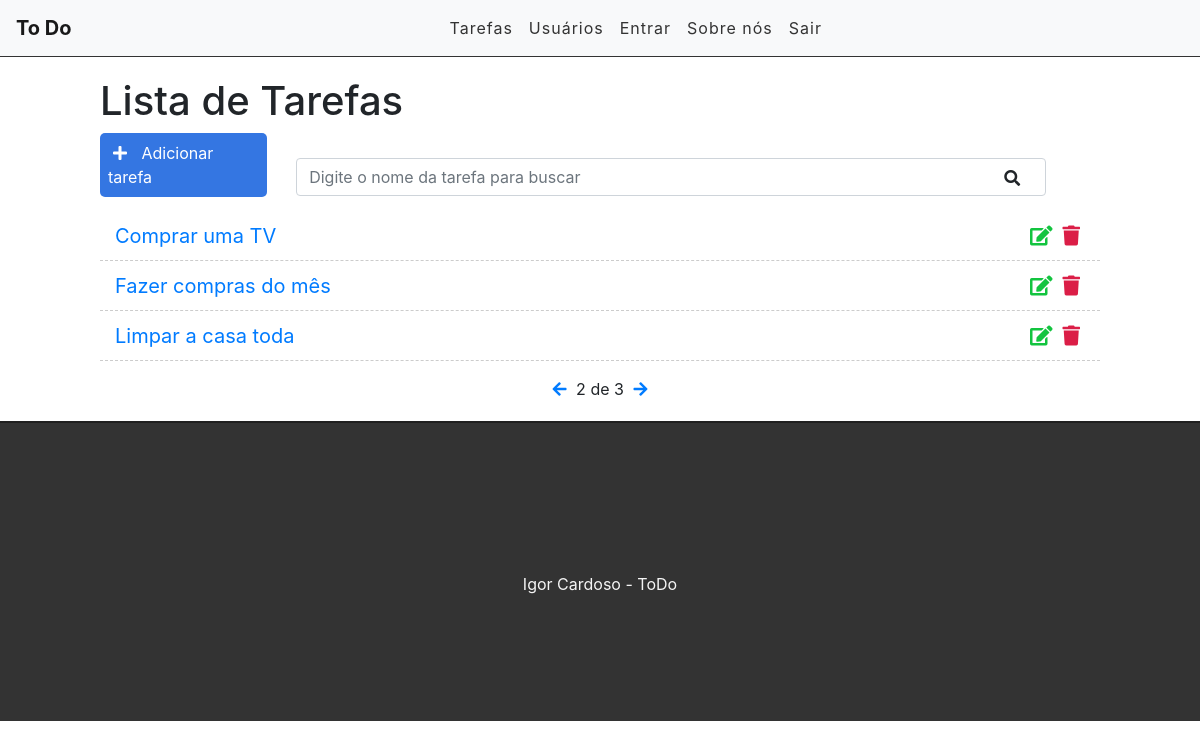
Screenshot of /?page=2 with the database file from the repository.
### tasks/models.py (models this page shows, shortened)
class Task(models.Model):
	STATUS = (
		('fazendo', 'Fazendo'),
		('feiro', 'Feito')
	)
	title = models.CharField(max_length=255)
	description = models.TextField()
	done = models.CharField(
		max_length=7, # Tamanho da entrada
		choices=STATUS,
	)
	completion_date = models.DateField(auto_now_add=False)	# Eu criei
	created_at = models.DateTimeField(auto_now_add=True)
	update_at = models.DateTimeField(auto_now=True)

### tasks/views.py (the view)
# urls.py: path('', views.taskList, name='task-list'),
def taskList(request):		#   order_by: ordena por data de criação do mais novo para mais antigo
	tasks_list = Task.objects.all().order_by('-created_at') # Vou pegar todos os objetos de task do banco de dados
	paginacao = Paginator(tasks_list, 3) # (lista, num de páginas)
	page = request.GET.get('page')
	tasks = paginacao.get_page(page) # Vai exibir o numero correto na página que está
	return render(request, 'tasks/list.html', {'tasks':tasks})	# render: "renderiza"  a página

### tasks/templates/tasks/list.html (shortened to what this page needs)
{% extends 'base.html' %}
{% block content %}
<div class="offset-1 col-10 list-div">
	<h1>Lista de Tarefas</h1>
	<a id="add-link" href="newtask/">
		<div class="col-2 add-div">
			<i class="fas fa-plus"></i> Adicionar tarefa
		</div>
	</a>
	<div class="col-9 search-div">
		<input class="form-control" type="text" id="search" name="search" placeholder="Digite o nome da tarefa para buscar">
		<i class="fas fa-search"></i>
	</div>
	<ul class="task-list">
		{% for task in tasks %}
		<li class="task-item">
			<span><a href="/task/{{task.id}}">{{task.title}}</a></span>
			<a href="/delete/{{task.id}}">
				<span><i class="fas fa-trash"></i></span>
			</a>
			<a href="/edit/{{task.id}}">
				<span><i class="fas fa-edit"></i></span>
			</a>
		</li>
		{% endfor %}
	</ul>
	<div class="pagination">
		<span class="step-links">
			{% if tasks.has_previous %}
				<a href="?page={{ tasks.previous_page_number }}">
					<i class="fas fa-arrow-left"></i>
				</a>
			{% endif %}
			<span class="current">
				{{ tasks.number }} de {{ tasks.paginator.num_pages }}
			</span>
			{% if tasks.has_next %}
				<a href="?page={{ tasks.next_page_number }}">
					<i class="fas fa-arrow-right"></i>
				</a>
			{% endif %}
		</span>
	</div>
</div>
{% endblock %}

### tasks/static/css/styles.css (style rules this page uses)
#add-link { text-decoration: none; }
.add-div { background-color: #3476e2; cursor: pointer; display: inline-block; color: #FFF; padding: 8px; border-radius: 5px; margin-right: 25px; }
.fas.fa-plus { color: #FFF; margin-right: 10px; margin-left: 5px; }
.fas.fa-search { position: absolute; top: 12px; right: 26px; cursor: pointer; }
.search-div { padding: 0; margin-top: 15px; margin-bottom: 15px; display: inline-block; }
.list-div { padding: 0; }
.task-list { padding-left: 0; }
.task-item { list-style: none; font-size: 20px; height: 50px; padding: 0 15px; padding-top: 10px; border-bottom: 1px dashed #CCC; }
.fas.fa-trash { color: #db1e47; cursor: pointer; margin: 5px; font-size: 20px; float: right; }
.fas.fa-edit { color: #13c43f; cursor: pointer; margin: 5px; font-size: 20px; float: right; }
.pagination { margin-bottom: 20px; }
.step-links { position: relative; margin-left: auto; margin-right: auto; }
.step-links .current { margin-left: 5px; margin-right: 5px; }

### rows the page displays
Task: title "Comprar uma TV"
Task: title "Fazer compras do mês"
Task: title "Limpar a casa toda"

### other values shown
{{ tasks.number }} "2"
{{ tasks.paginator.num_pages }} "3"
